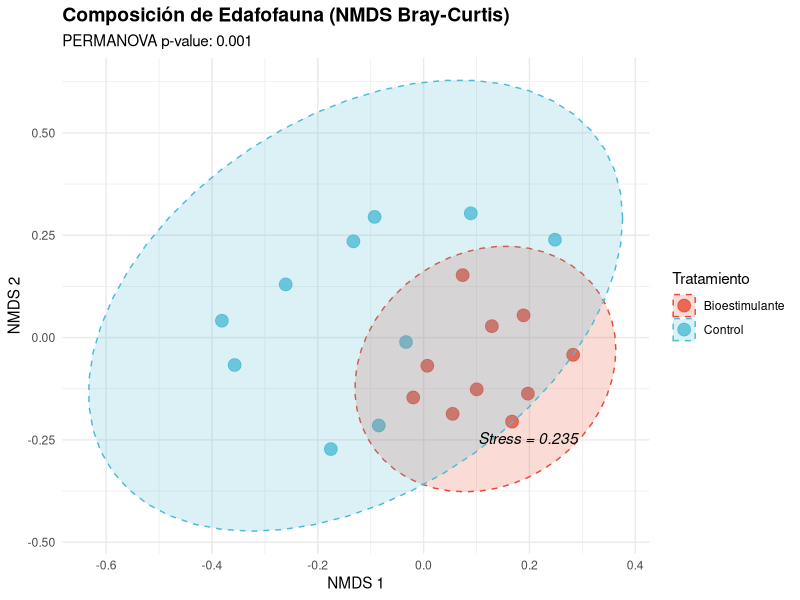

Write R code to recreate this figure.
 # ============================================================================
# 02_permanova_nmds_edafofauna.R
# Análisis de Comunidades: PERMANOVA y NMDS
# Contexto: Comunidades de Edafofauna tratadas con Bioestimulantes
# ============================================================================
# Este script utiliza 'vegan' para evaluar diferencias en la composición de
# comunidades, validando la homogeneidad de dispersiones antes de PERMANOVA.
# ============================================================================

library(vegan)
library(tidyverse)
library(ggsci) # Paletas de colores profesionales
library(viridis)

set.seed(456)

# 1. SIMULACIÓN DE DATOS (20 Muestras x 30 Especies)
# 2 Tratamientos: Control vs Bioestimulante (n=10)
n_muestras <- 20
n_especies <- 30
tratamientos <- factor(rep(c("Control", "Bioestimulante"), each = 10))

# Simulación con Binomial Negativa (Sobredispersión natural en conteos)
# El bioestimulante altera la abundancia de ciertas especies (indices 1:10)
datos_comunidad <- matrix(nrow = n_muestras, ncol = n_especies)
colnames(datos_comunidad) <- paste0("Spp_", 1:n_especies)

# Control: Baja abundancia general
datos_comunidad[1:10, ] <- rnbinom(10 * n_especies, mu = 2, size = 1.2)
# Bioestimulante: Alta abundancia en especies clave 1:10
datos_comunidad[11:20, 1:10] <- rnbinom(10 * 10, mu = 15, size = 1.2)
# Especies comunes
datos_comunidad[11:20, 11:30] <- rnbinom(10 * 20, mu = 3, size = 1.2)

# 2. ANÁLISIS DE DISIMILITUD (Bray-Curtis)
# Matriz de distancia para datos de conteo
dist_matrix <- vegdist(datos_comunidad, method = "bray")

# 3. CRÍTICO: ANÁLISIS DE HOMOGENEIDAD DE DISPERSIONES (PERMDISP)
# Un PERMANOVA significativo puede ser causado por diferencias en dispersión,
# no solo en posición (composición). Debemos descartar esto primero.

cat("\n--- Análisis de Homogeneidad de Dispersiones (PERMDISP) ---\n")
disp_calc <- betadisper(dist_matrix, group = tratamientos)
perm_disp <- permutest(disp_calc, permutations = 999)

print(perm_disp)

if(perm_disp$tab$`Pr(>F)`[1] > 0.05) {
  cat("Homogeneidad de dispersiones CONFIRMADA (p > 0.05). \n")
} else {
  cat("⚠ ADVERTENCIA: Heterogeneidad de dispersiones detectada. Proceda con precaución.\n")
}

# 4. PERMANOVA (adonis2)
# ¿Difieren significativamente las comunidades entre tratamientos?
cat("\n--- Análisis de Varianza Multivariado (PERMANOVA) ---\n")
permanova_res <- adonis2(datos_comunidad ~ tratamientos, method = "bray", permutations = 999)
print(permanova_res)

# 5. NMDS (Non-metric Multidimensional Scaling)
# Reducción de dimensiones para visualización
cat("\n--- Calculando Escalamiento Multidimensional No Métrico (NMDS) ---\n")
nmds_calc <- metaMDS(datos_comunidad, distance = "bray", k = 2, trymax = 100)

# Extraer Scores para ggplot2
nmds_scores <- as.data.frame(scores(nmds_calc)$sites) %>%
  mutate(Tratamiento = tratamientos)

# 6. VISUALIZACIÓN NMDS DE ALTA CALIDAD (ggplot2)
cat("\n--- Generando NMDS Biplot ---\n")

plot_nmds <- ggplot(nmds_scores, aes(x = NMDS1, y = NMDS2, color = Tratamiento)) +
  geom_point(size = 4, alpha = 0.8) +
  stat_ellipse(aes(fill = Tratamiento), geom = "polygon", alpha = 0.2, linetype = "dashed") +
  annotate("text", x = max(nmds_scores$NMDS1)*0.7, y = min(nmds_scores$NMDS2)*0.9, 
           label = paste("Stress =", round(nmds_calc$stress, 3)), fontface = "italic") +
  scale_color_npg() +
  scale_fill_npg() +
  labs(title = "Composición de Edafofauna (NMDS Bray-Curtis)",
       subtitle = paste("PERMANOVA p-value:", permanova_res$`Pr(>F)`[1]),
       x = "NMDS 1", y = "NMDS 2") +
  theme_minimal() +
  theme(plot.title = element_text(face = "bold", size = 14),
        legend.position = "right")

print(plot_nmds)

cat("\n--- Script Finalizado (PERMANOVA/NMDS) ---\n")
